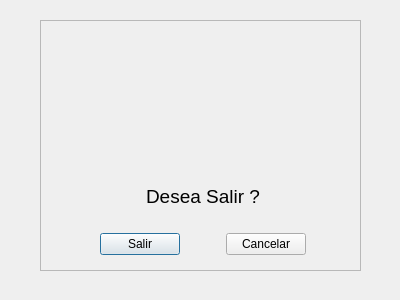
<?xml version="1.0" encoding="UTF-8"?>
<ui version="4.0">
 <class>dlgSalir</class>
 <widget class="QDialog" name="dlgSalir">
  <property name="windowModality">
   <enum>Qt::ApplicationModal</enum>
  </property>
  <property name="geometry">
   <rect>
    <x>0</x>
    <y>0</y>
    <width>400</width>
    <height>300</height>
   </rect>
  </property>
  <property name="minimumSize">
   <size>
    <width>400</width>
    <height>300</height>
   </size>
  </property>
  <property name="maximumSize">
   <size>
    <width>400</width>
    <height>300</height>
   </size>
  </property>
  <property name="windowTitle">
   <string>Salir</string>
  </property>
  <property name="windowIcon">
   <iconset>
    <normaloff>img/logo.ico</normaloff>img/logo.ico</iconset>
  </property>
  <property name="modal">
   <bool>true</bool>
  </property>
  <widget class="QFrame" name="frame">
   <property name="geometry">
    <rect>
     <x>40</x>
     <y>20</y>
     <width>321</width>
     <height>251</height>
    </rect>
   </property>
   <property name="frameShape">
    <enum>QFrame::StyledPanel</enum>
   </property>
   <property name="frameShadow">
    <enum>QFrame::Plain</enum>
   </property>
   <property name="lineWidth">
    <number>1</number>
   </property>
   <property name="midLineWidth">
    <number>0</number>
   </property>
   <widget class="QWidget" name="layoutWidget">
    <property name="geometry">
     <rect>
      <x>60</x>
      <y>20</y>
      <width>206</width>
      <height>215</height>
     </rect>
    </property>
    <layout class="QVBoxLayout" name="verticalLayout">
     <item alignment="Qt::AlignHCenter">
      <widget class="QLabel" name="lblLogo">
       <property name="minimumSize">
        <size>
         <width>120</width>
         <height>120</height>
        </size>
       </property>
       <property name="maximumSize">
        <size>
         <width>120</width>
         <height>120</height>
        </size>
       </property>
       <property name="text">
        <string/>
       </property>
       <property name="pixmap">
        <pixmap>../img/salir.png</pixmap>
       </property>
       <property name="alignment">
        <set>Qt::AlignCenter</set>
       </property>
      </widget>
     </item>
     <item>
      <spacer name="verticalSpacer_2">
       <property name="orientation">
        <enum>Qt::Vertical</enum>
       </property>
       <property name="sizeHint" stdset="0">
        <size>
         <width>20</width>
         <height>40</height>
        </size>
       </property>
      </spacer>
     </item>
     <item>
      <widget class="QLabel" name="lblSalir">
       <property name="minimumSize">
        <size>
         <width>140</width>
         <height>20</height>
        </size>
       </property>
       <property name="font">
        <font>
         <pointsize>14</pointsize>
         <weight>50</weight>
         <bold>false</bold>
        </font>
       </property>
       <property name="text">
        <string>Desea Salir ?</string>
       </property>
       <property name="alignment">
        <set>Qt::AlignCenter</set>
       </property>
       <property name="margin">
        <number>-3</number>
       </property>
      </widget>
     </item>
     <item>
      <spacer name="verticalSpacer">
       <property name="orientation">
        <enum>Qt::Vertical</enum>
       </property>
       <property name="sizeHint" stdset="0">
        <size>
         <width>20</width>
         <height>40</height>
        </size>
       </property>
      </spacer>
     </item>
     <item>
      <layout class="QGridLayout" name="gridLayout">
       <item row="0" column="0" alignment="Qt::AlignHCenter">
        <widget class="QPushButton" name="btnSalir">
         <property name="sizePolicy">
          <sizepolicy hsizetype="Minimum" vsizetype="Fixed">
           <horstretch>75</horstretch>
           <verstretch>23</verstretch>
          </sizepolicy>
         </property>
         <property name="text">
          <string>Salir</string>
         </property>
        </widget>
       </item>
       <item row="0" column="1">
        <spacer name="horizontalSpacer">
         <property name="orientation">
          <enum>Qt::Horizontal</enum>
         </property>
         <property name="sizeHint" stdset="0">
          <size>
           <width>40</width>
           <height>20</height>
          </size>
         </property>
        </spacer>
       </item>
       <item row="0" column="2" alignment="Qt::AlignHCenter">
        <widget class="QPushButton" name="btnCancelar">
         <property name="text">
          <string>Cancelar</string>
         </property>
        </widget>
       </item>
      </layout>
     </item>
    </layout>
   </widget>
  </widget>
 </widget>
 <resources/>
 <connections/>
</ui>
